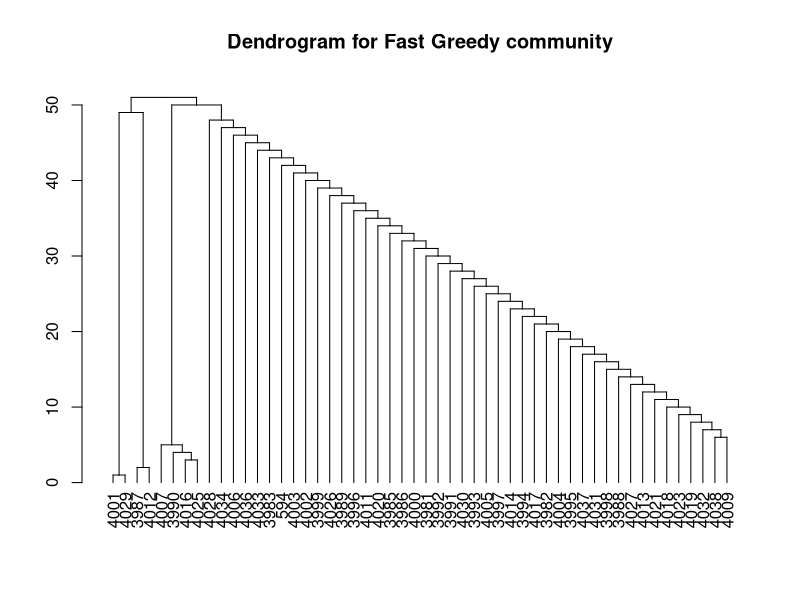

The R source for this figure:
library("igraph")
setwd("C:\\Users\\shaun\\OneDrive\\Desktop\\FOSSEE\\codes")

start_time = Sys.time()

# Note: for privacy purposes, the real names were removed from the dataset and each user was assigned a number
# Loading the dataset
network = read.csv("data.csv", header = FALSE, sep = " ", col.names = c("Source", "Target"))
y = data.frame(network$Source, network$Target)
net = graph.data.frame(y,directed=F)
net = simplify(net)

# converting data to igraph syntax/format
GraphNetwork = graph.data.frame(network, directed = F)
GraphNetwork = connect(GraphNetwork, 100, mode = c("all", "out", "in", "total"))

# Relationship per person
#table(degree(GraphNetwork))


#FASTGREEDY ALGORITHM
undirectedGraphNetwork = as.undirected(GraphNetwork)
E(undirectedGraphNetwork)
undirectedGraphNetwork = simplify(undirectedGraphNetwork)
FSGraphNetwork = fastgreedy.community(undirectedGraphNetwork)
plot(as.dendrogram(FSGraphNetwork), main = "Dendrogram for Fast Greedy community")


clusternet = cluster_fast_greedy(net)
#plot(clusternet, net,vertex.size=13,vertex.label.cex=0.7,edge.arrow.distance=1, edge.color = "black", main = "Fast Greedy Community",layout = layout.fruchterman.reingold) 

end_time = Sys.time()

# Computation time = 
end_time - start_time

# Algorithm used for clustering
algorithm(clusternet)

# hierarchy level at which each node cuts out
cut_at(clusternet,steps = 5)

# Total communities found = 
max(membership(clusternet))

# Communities = 
communities(clusternet)

# modularity of this clustered network = 
modularity(clusternet)

# optimal suggested modularity = 
length(cluster_optimal(GraphNetwork))
